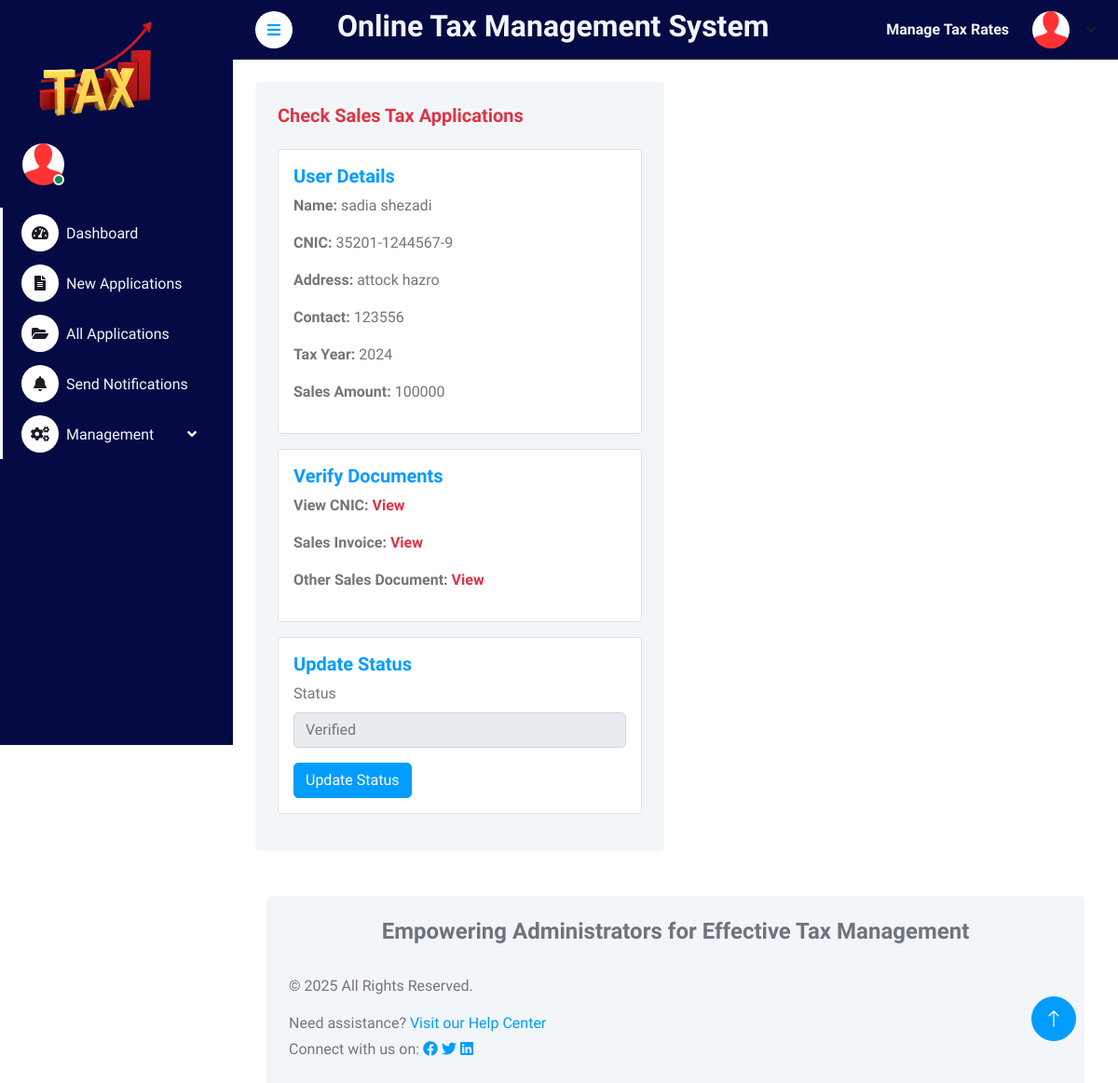
Page /admin/editsalestax.php?editid=36 (signed in) on the committed database.
### tables this page shows
CREATE TABLE `tblsalestax` (
  `ID` int(5) NOT NULL,
  `UserID` int(5) DEFAULT NULL,
  `cnic` varchar(250) DEFAULT NULL,
  `name` varchar(250) DEFAULT NULL,
  `sales_amount` varchar(250) DEFAULT NULL,
  `tax_amount` varchar(255) NOT NULL,
  `tax_year` year(4) DEFAULT NULL,
  `address` varchar(255) NOT NULL,
  `contact` varchar(255) NOT NULL,
  `status` varchar(255) NOT NULL,
  `File1` varchar(255) DEFAULT NULL,
  `File2` varchar(255) DEFAULT NULL,
  `File3` varchar(255) DEFAULT NULL,
  `File4` varchar(255) DEFAULT NULL,
  `CreationDate` timestamp NULL DEFAULT current_timestamp(),
  `UpdationDate` timestamp NULL DEFAULT NULL ON UPDATE current_timestamp()
);

### admin/editsalestax.php (the view, shortened to what this page needs)
<?php
include('includes/dbconnection.php');
?>
<!DOCTYPE html>
<html lang="en">
<head>
    <link href="https://cdnjs.cloudflare.com/ajax/libs/font-awesome/5.10.0/css/all.min.css" rel="stylesheet">
    <link href="https://cdn.jsdelivr.net/npm/bootstrap-icons@1.4.1/font/bootstrap-icons.css" rel="stylesheet">
    <link href="lib/owlcarousel/assets/owl.carousel.min.css" rel="stylesheet">
    <link href="lib/tempusdominus/css/tempusdominus-bootstrap-4.min.css" rel="stylesheet" />
    <link href="css/bootstrap.min.css" rel="stylesheet">
    <link href="css/style.css" rel="stylesheet">
</head>
<body>
    <div class="container-fluid position-relative bg-white d-flex p-0">
        <?php include_once('includes/sidebar.php'); ?>
        <div class="content">
            <?php include_once('includes/header.php'); ?>
            <div class="container-fluid pt-4 px-4">
                <div class="row g-4">
                    <div class="col-sm-12 col-xl-6">
                        <div class="bg-light rounded h-100 p-4">
                            <h5 class="mb-4 text-danger">Check Sales Tax Applications</h5>
                            <?php
                            $eid = $_GET['editid'];
                            $sql = "SELECT * FROM tblsalestax WHERE ID=:eid";
                            $query = $dbh->prepare($sql);
                            $query->bindParam(':eid', $eid, PDO::PARAM_STR);
                            $query->execute();
                            $results = $query->fetchAll(PDO::FETCH_OBJ);
                            if ($query->rowCount() > 0) {
                                foreach ($results as $row) {
                            ?>
                           <div class="card mb-3">
    <div class="card-body">
        <h5 class="card-title text-primary">User Details</h5>
        <p><strong>Name:</strong> <?php echo htmlentities($row->name); ?></p>
        <p><strong>CNIC:</strong> <?php echo htmlentities($row->cnic); ?></p>
        <p><strong>Address:</strong> <?php echo htmlentities($row->address); ?></p>
        <p><strong>Contact:</strong> <?php echo htmlentities($row->contact); ?></p>
        <p><strong>Tax Year:</strong> <?php echo htmlentities($row->tax_year); ?></p>
        <p><strong>Sales Amount:</strong> <?php echo htmlentities($row->sales_amount); ?></p>
    </div>
</div>
<div class="card mb-3">
    <div class="card-body">
        <h5 class="card-title text-primary">Verify Documents</h5>
        <p><strong>View CNIC:</strong> <a href="../user/folder1/<?php echo $row->File1; ?>" target="_blank" class="text-danger"><strong>View</strong></a></p>
        <p><strong>Sales Invoice:</strong> <a href="../user/folder2/<?php echo $row->File2; ?>" target="_blank" class="text-danger"><strong>View</strong></a></p>
        <p><strong>Other Sales Document:</strong> <a href="../user/folder3/<?php echo $row->File3; ?>" target="_blank" class="text-danger"><strong>View</strong></a></p>
    </div>
</div>
<div class="card mb-3">
    <div class="card-body">
        <h5 class="card-title text-primary">Update Status</h5>
        <form method="post">
            <div class="mb-3">
                <label for="status" class="form-label">Status</label>
                <select class="form-control" name="status" required='true'>
                    <option value="verified" <?php if($row->status == 'verified') echo 'selected'; ?>>Verified</option>
                </select>
            </div>
            <button type="submit" name="submit" class="btn btn-primary">Update Status</button>
                            </form>
                            <?php }} ?>
                        </div>
                    </div>
                </div>
            </div>
            <?php include_once('includes/footer.php'); ?>
        </div>
        <?php include_once('includes/back-totop.php'); ?>
    </div>
</body>
</html>

### admin/css/style.css (style rules this page uses)
:root { --primary: #009CFF; --light: #F3F6F9; --dark: #191C24; }
.btn { transition: .5s; }
.btn.btn-primary { color: #FFFFFF; }
.content { margin-left: 250px; min-height: 100vh; background: #FFFFFF; transition: 0.5s; }
@media (min-width: 992px) { .content { width: calc(100% - 250px); } }

### rows in the picture
tblsalestax: name "sadia shezadi", cnic "35201-1244567-9", address "attock hazro", contact "123556", tax_year "2024", sales_amount "100000", status "Verified"
